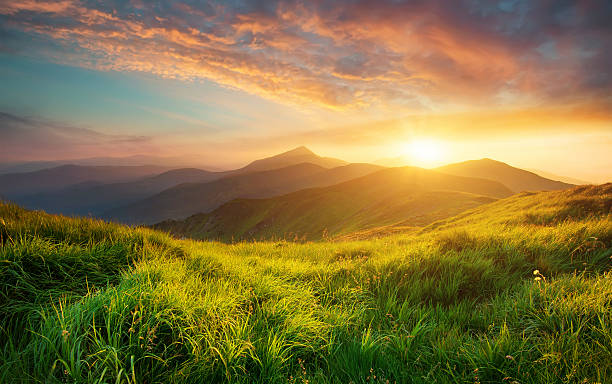
#> input picture image2.jpg, 612 x 384 px
$ python using_opencv_image_mask_histogram.py
#> lines starting #> are read from the running program, lines starting #| are printed output that depends on the picture
import cv2 as cv
import numpy as np
import matplotlib.pyplot as plt

img = cv.imread("image2.jpg", cv.IMREAD_GRAYSCALE)
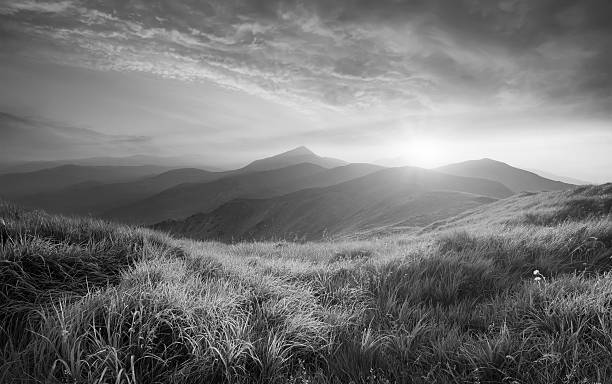
#> img: shape (384, 612); min 0, max 255, mean 116.6
mask = np.zeros(img.shape[:2], np.uint8)

mask[100:300, 100:400] = 255
masked_img = cv.bitwise_and(img, img, mask=mask)
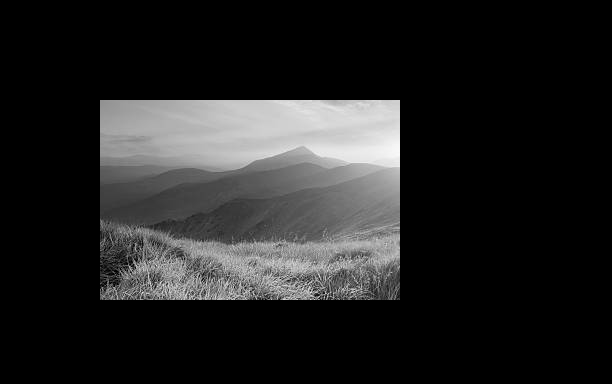
#> masked_img: shape (384, 612); min 0, max 250, mean 34.5
hist_img_without_mask = cv.calcHist(
    images=[img], channels=[0], mask=None, ranges=[0, 256] , histSize=[256])
#> hist_img_without_mask = 256 values, max 1670 at index 62, min 1 at index 255, mean 918
hist_img_with_mask = cv.calcHist(
    images=[img], channels=[0], mask=mask, ranges=[0, 256] , histSize=[256])
#> hist_img_with_mask = 256 values, max 539 at index 58, min 0 at index 251, mean 234.4

plt.subplot(231), plt.imshow(img, "gray")

plt.subplot(233), plt.imshow(masked_img, 'gray')
plt.subplot(234),  plt.plot(hist_img_with_mask ,) , plt.plot(hist_img_without_mask) ,plt.legend(['hist_img_with_mask' , 'hist_img_without_mask'])
plt.xlim([0,256])

plt.show()
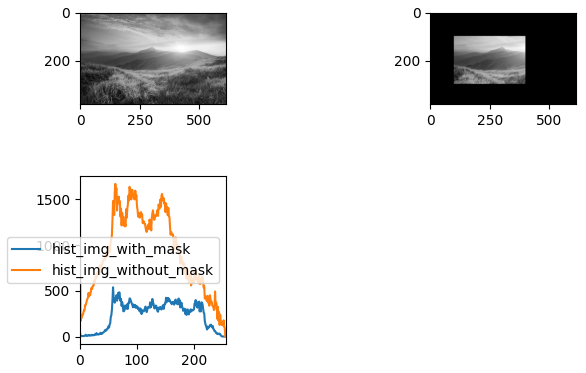
#> figure drawn by matplotlib, 3 panels; panel 3: curve peaks at x = 58, y = 539; panel 3: curve peaks at x = 62, y = 1670

print(img.shape[:2])
#| (384, 612)

$ run again, with image.jpg copied over image2.jpg
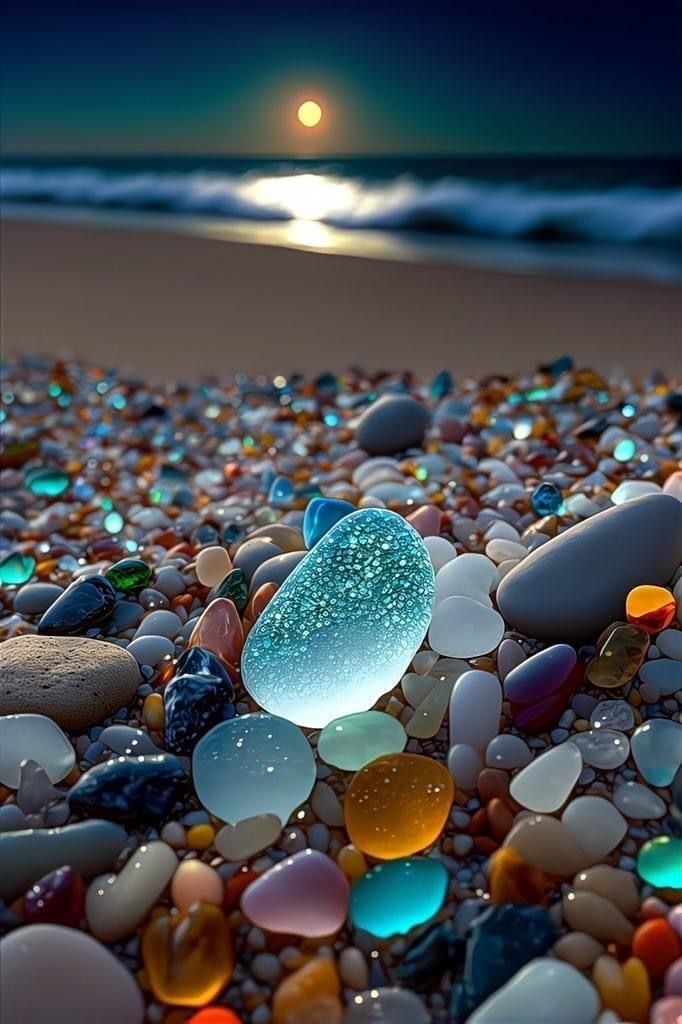
#> input picture image.jpg, 682 x 1024 px
#> `masked_img = cv.bitwise_and(img, img, mask=mask)`:
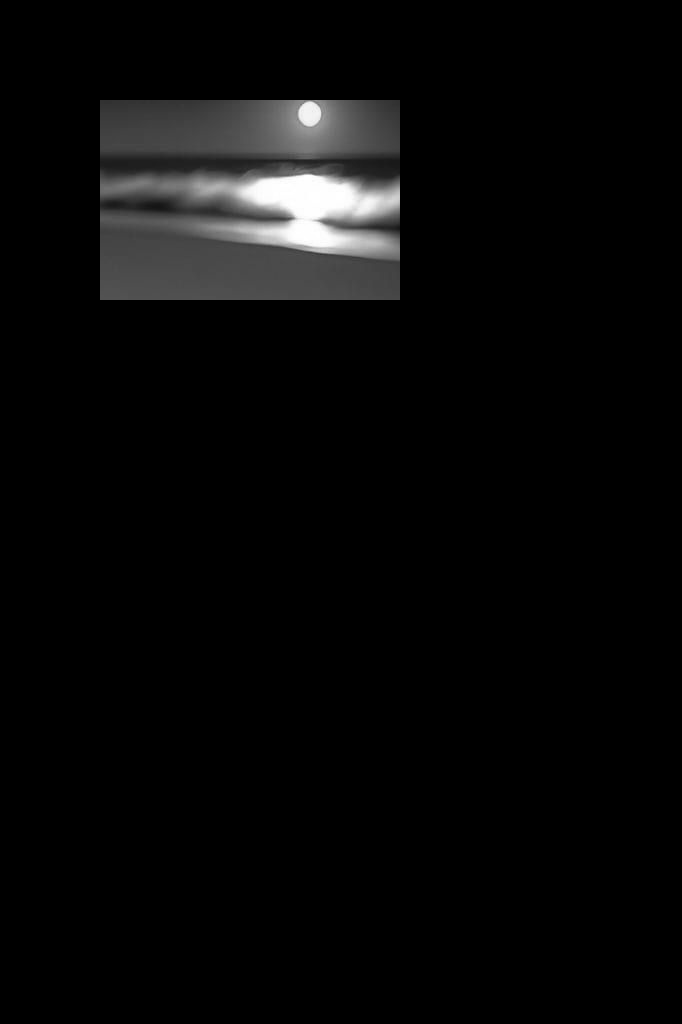
#> masked_img: shape (1024, 682); min 0, max 255, mean 8.6
#> hist_img_without_mask = 256 values, max 8882 at index 75, min 217 at index 221, mean 2728
#> hist_img_with_mask = 256 values, max 2844 at index 75, min 0 at index 0, mean 234.4
#> `plt.show()`:
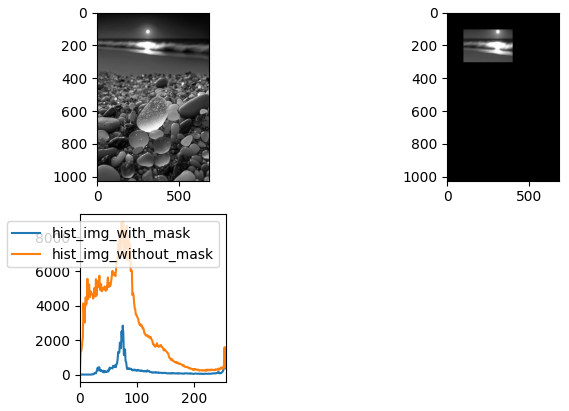
#> figure drawn by matplotlib, 3 panels; panel 3: curve peaks at x = 75, y = 2844; panel 3: curve peaks at x = 75, y = 8882
#| (1024, 682)
